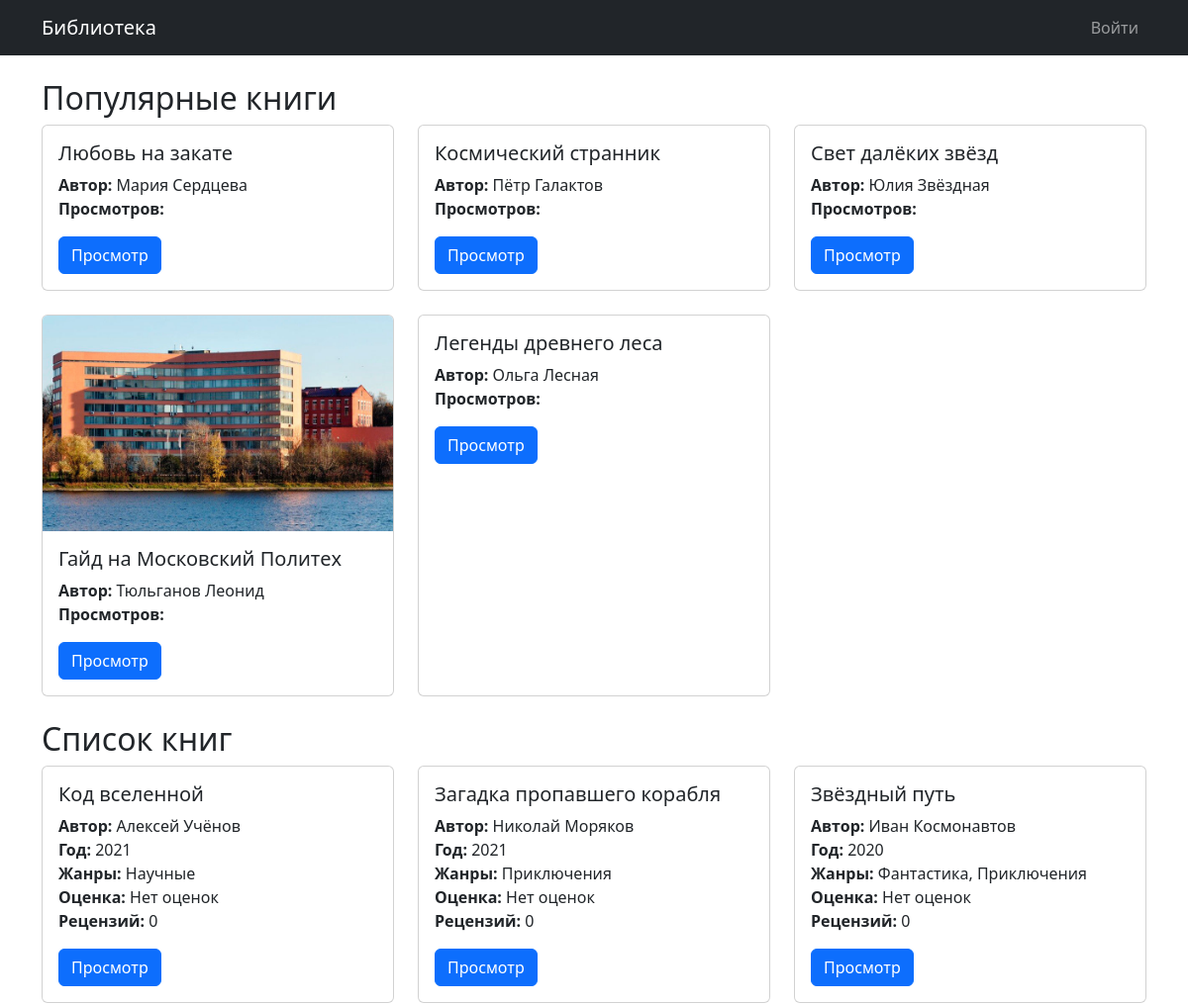
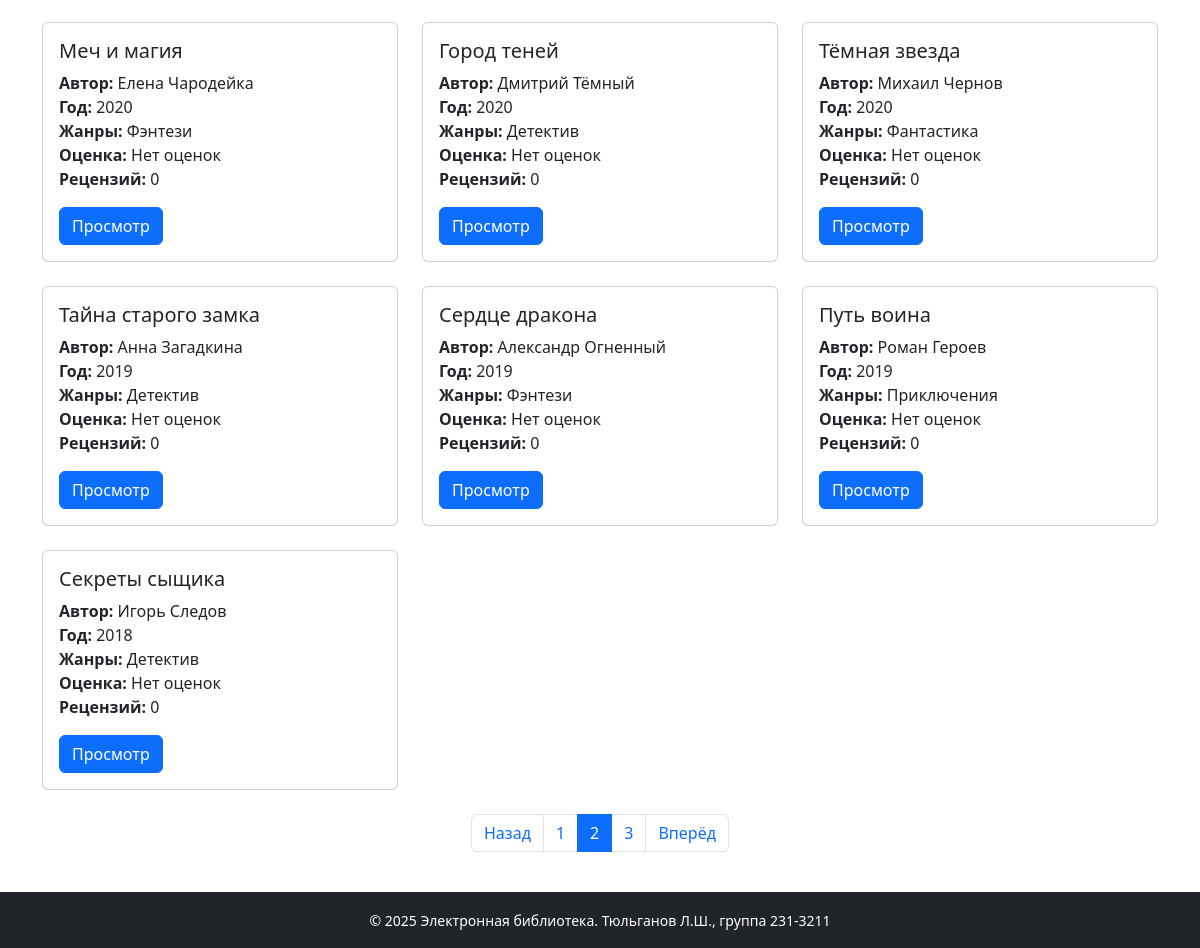
/page/2, run on the app's committed database (2 pictures, top to bottom).
### models.py (models this page shows)
class Book(db.Model):
    id = db.Column(db.Integer, primary_key=True)
    title = db.Column(db.String(128), nullable=False)
    description = db.Column(db.Text, nullable=False)
    year = db.Column(db.Integer, nullable=False)
    publisher = db.Column(db.String(128), nullable=False)
    author = db.Column(db.String(128), nullable=False)
    pages = db.Column(db.Integer, nullable=False)
    genres = db.relationship('Genre', secondary=book_genres, back_populates='books')
    cover = db.relationship('Cover', backref='book', uselist=False, cascade="all, delete")
    reviews = db.relationship('Review', backref='book', cascade="all, delete")
    view_history = db.relationship('ViewHistory', backref='book', cascade="all, delete")
    def average_rating(self):
        if not self.reviews:
            return None
        return round(sum(r.rating for r in self.reviews) / len(self.reviews), 2)

class Cover(db.Model):
    id = db.Column(db.Integer, primary_key=True)
    filename = db.Column(db.String(128), nullable=False)
    mimetype = db.Column(db.String(64), nullable=False)
    md5_hash = db.Column(db.String(64), nullable=False)
    book_id = db.Column(db.Integer, db.ForeignKey('book.id', ondelete='CASCADE'), nullable=False)

### app.py (the view)
@app.route('/')
@app.route('/page/<int:page>')
def index(page=1):
    per_page = 10
    books = Book.query.order_by(Book.year.desc()).paginate(page=page, per_page=per_page)
    three_months_ago = datetime.utcnow() - timedelta(days=90)
    popular_books = (
        db.session.query(Book, func.count(ViewHistory.id).label('view_count'))
        .join(ViewHistory)
        .filter(ViewHistory.timestamp >= three_months_ago)
        .group_by(Book.id)
        .order_by(func.count(ViewHistory.id).desc())
        .limit(5)
        .all()
    )
    popular_books = [book for book, view_count in popular_books]
    session_id = request.cookies.get('session_id', str(uuid.uuid4()))
    recent_books = (
        db.session.query(Book)
        .join(ViewHistory)
        .filter(ViewHistory.session_id == session_id)
        .order_by(ViewHistory.timestamp.desc())
        .limit(5)
        .all()
    )
    resp = make_response(render_template('index.html', books=books, popular_books=popular_books, recent_books=recent_books))
    if not request.cookies.get('session_id'):
        resp.set_cookie('session_id', session_id, max_age=31536000)  # 1 year
    return resp

### templates/index.html (shortened to what this page needs)
{% extends "base.html" %}
{% block content %}
<h2>Популярные книги</h2>
{% if popular_books %}
<div class="row row-cols-1 row-cols-md-2 row-cols-lg-3 g-4 mb-4">
  {% for book in popular_books %}
  <div class="col">
    <div class="card h-100">
      {% if book.cover and book.cover.filename %}
      <img src="{{ url_for('static', filename='covers/' + book.cover.filename) }}" class="card-img-top" alt="Обложка">
      {% endif %}
      <div class="card-body">
        <h5 class="card-title">{{ book.title }}</h5>
        <p class="card-text">
          <strong>Автор:</strong> {{ book.author }}<br>
          <strong>Просмотров:</strong> {{ book.view_count }}<br>
        </p>
        <a href="{{ url_for('view_book', book_id=book.id) }}" class="btn btn-primary">Просмотр</a>
      </div>
    </div>
  </div>
  {% endfor %}
</div>
{% else %}
<p>Нет популярных книг.</p>
{% endif %}
<h2>Список книг</h2>
<div class="row row-cols-1 row-cols-md-2 row-cols-lg-3 g-4">
  {% for book in books.items %}
  <div class="col">
    <div class="card h-100">
      <div class="card-body">
        <h5 class="card-title">{{ book.title }}</h5>
        <p class="card-text">
          <strong>Автор:</strong> {{ book.author }}<br>
          <strong>Год:</strong> {{ book.year }}<br>
          <strong>Жанры:</strong> {{ book.genres | map(attribute='name') | join(', ') }}<br>
          <strong>Оценка:</strong> {{ book.average_rating() or 'Нет оценок' }}<br>
          <strong>Рецензий:</strong> {{ book.reviews | length }}
        </p>
        <div class="d-flex justify-content-between">
          <a href="{{ url_for('view_book', book_id=book.id) }}" class="btn btn-primary">Просмотр</a>
        </div>
      </div>
    </div>
  </div>
  {% endfor %}
</div>
<nav aria-label="Page navigation" class="mt-4">
  <ul class="pagination justify-content-center">
    {% if books.has_prev %}
      <li class="page-item">
        <a class="page-link" href="{{ url_for('index', page=books.prev_num) }}">Назад</a>
      </li>
    {% else %}
      <li class="page-item disabled"><span class="page-link">Назад</span></li>
    {% endif %}
    {% for page_num in books.iter_pages() %}
      {% if page_num %}
        {% if page_num == books.page %}
          <li class="page-item active"><span class="page-link">{{ page_num }}</span></li>
        {% else %}
          <li class="page-item"><a class="page-link" href="{{ url_for('index', page=page_num) }}">{{ page_num }}</a></li>
        {% endif %}
      {% else %}
        <li class="page-item disabled"><span class="page-link">...</span></li>
      {% endif %}
    {% endfor %}
    {% if books.has_next %}
      <li class="page-item">
        <a class="page-link" href="{{ url_for('index', page=books.next_num) }}">Вперёд</a>
      </li>
    {% else %}
      <li class="page-item disabled"><span class="page-link">Вперёд</span></li>
    {% endif %}
  </ul>
</nav>
{% endblock %}

### data on the page
Book: title "Любовь на закате", author "Мария Сердцева"
Book: title "Космический странник", author "Пётр Галактов"
Book: title "Свет далёких звёзд", author "Юлия Звёздная"
Book: filename (picture), title "Гайд на Московский Политех", author "Тюльганов Леонид"
Book: title "Легенды древнего леса", author "Ольга Лесная"
Book: title "Код вселенной", author "Алексей Учёнов", year "2021", genres|map "Научные", book "Нет оценок", reviews|length "0"
Book: title "Загадка пропавшего корабля", author "Николай Моряков", year "2021", genres|map "Приключения", book "Нет оценок", reviews|length "0"
Book: title "Звёздный путь", author "Иван Космонавтов", year "2020", genres|map "Фантастика, Приключения", book "Нет оценок", reviews|length "0"
Book: title "Меч и магия", author "Елена Чародейка", year "2020", genres|map "Фэнтези", book "Нет оценок", reviews|length "0"
Book: title "Город теней", author "Дмитрий Тёмный", year "2020", genres|map "Детектив", book "Нет оценок", reviews|length "0"
Book: title "Тёмная звезда", author "Михаил Чернов", year "2020", genres|map "Фантастика", book "Нет оценок", reviews|length "0"
Book: title "Тайна старого замка", author "Анна Загадкина", year "2019", genres|map "Детектив", book "Нет оценок", reviews|length "0"
Book: title "Сердце дракона", author "Александр Огненный", year "2019", genres|map "Фэнтези", book "Нет оценок", reviews|length "0"
Book: title "Путь воина", author "Роман Героев", year "2019", genres|map "Приключения", book "Нет оценок", reviews|length "0"
Book: title "Секреты сыщика", author "Игорь Следов", year "2018", genres|map "Детектив", book "Нет оценок", reviews|length "0"

### other printed values
{{ page_num }} "1" "3"
{{ page_num }} "2"
